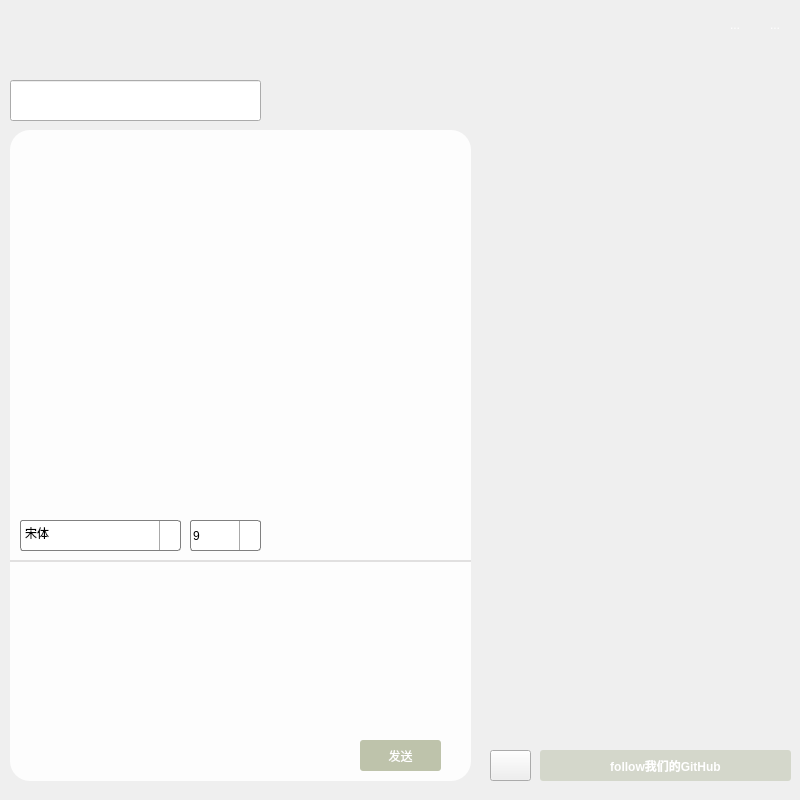
<?xml version="1.0" encoding="UTF-8"?>
<ui version="4.0">
 <class>chat</class>
 <widget class="QDialog" name="chat">
  <property name="geometry">
   <rect>
    <x>0</x>
    <y>0</y>
    <width>800</width>
    <height>800</height>
   </rect>
  </property>
  <property name="windowTitle">
   <string>Dialog</string>
  </property>
  <property name="windowIcon">
   <iconset resource="resource.qrc">
    <normaloff>:/chat/image/icon/icon_title1.png</normaloff>:/chat/image/icon/icon_title1.png</iconset>
  </property>
  <widget class="QLabel" name="WatermelonChat">
   <property name="geometry">
    <rect>
     <x>20</x>
     <y>10</y>
     <width>431</width>
     <height>61</height>
    </rect>
   </property>
   <property name="styleSheet">
    <string notr="true">border-image: url(:/chat/image/title.png);</string>
   </property>
   <property name="text">
    <string>&lt;html&gt;&lt;head/&gt;&lt;body&gt;&lt;p align=&quot;center&quot;&gt;&lt;br/&gt;&lt;/p&gt;&lt;/body&gt;&lt;/html&gt;</string>
   </property>
  </widget>
  <widget class="QLineEdit" name="label">
   <property name="geometry">
    <rect>
     <x>10</x>
     <y>80</y>
     <width>251</width>
     <height>41</height>
    </rect>
   </property>
   <property name="font">
    <font>
     <family>中国式手写风</family>
     <pointsize>12</pointsize>
     <weight>50</weight>
     <bold>false</bold>
    </font>
   </property>
   <property name="styleSheet">
    <string notr="true">border-image: url(:/chat/image/icon/background_peopleleft.png);</string>
   </property>
   <property name="text">
    <string/>
   </property>
  </widget>
  <widget class="QComboBox" name="fontSizeComboBox">
   <property name="geometry">
    <rect>
     <x>190</x>
     <y>520</y>
     <width>71</width>
     <height>31</height>
    </rect>
   </property>
   <property name="font">
    <font>
     <pointsize>9</pointsize>
    </font>
   </property>
   <property name="styleSheet">
    <string notr="true">QComboBox {
	background-color: rgb(255, 255, 255);
    border: 1px solid gray;
    border-radius: 3px;
    padding: 1px 2px 1px 2px;  /*针对于组合框中的文本内容*/
    /*min-width: 9em;   组合框的最小宽度*/
}
QComboBox::drop-down {
    subcontrol-origin: padding;
    subcontrol-position: top right;
    width: 20px;

    border-left-width: 1px;
    border-left-color: darkgray;
    border-left-style: solid; 
    border-top-right-radius: 3px; 
    border-bottom-right-radius: 3px;
}
QComboBox::down-arrow {
image: url(:/chat/image/icon/icon_menu.png);
}
QComboBox::drop-down:hover { background-color: rgb(50, 50, 50,255);}</string>
   </property>
   <property name="currentText">
    <string>9</string>
   </property>
   <item>
    <property name="text">
     <string>9</string>
    </property>
   </item>
   <item>
    <property name="text">
     <string>10</string>
    </property>
   </item>
   <item>
    <property name="text">
     <string>11</string>
    </property>
   </item>
   <item>
    <property name="text">
     <string>12</string>
    </property>
   </item>
   <item>
    <property name="text">
     <string>13</string>
    </property>
   </item>
   <item>
    <property name="text">
     <string>14</string>
    </property>
   </item>
   <item>
    <property name="text">
     <string>15</string>
    </property>
   </item>
   <item>
    <property name="text">
     <string>16</string>
    </property>
   </item>
   <item>
    <property name="text">
     <string>17</string>
    </property>
   </item>
   <item>
    <property name="text">
     <string>18</string>
    </property>
   </item>
   <item>
    <property name="text">
     <string>19</string>
    </property>
   </item>
   <item>
    <property name="text">
     <string>20</string>
    </property>
   </item>
  </widget>
  <widget class="QToolButton" name="textUnderline">
   <property name="geometry">
    <rect>
     <x>350</x>
     <y>520</y>
     <width>31</width>
     <height>31</height>
    </rect>
   </property>
   <property name="styleSheet">
    <string notr="true">QToolButton { background-color: rgb(50, 50, 50,0); border-radius: 3px; color: rgb(255, 255, 255); border-image: url(:/chat/image/icon/icon_underline.png);}
QToolButton:hover { background-color:rgba(172, 178, 148, 100)}</string>
   </property>
   <property name="text">
    <string/>
   </property>
  </widget>
  <widget class="QPushButton" name="textButton">
   <property name="geometry">
    <rect>
     <x>30</x>
     <y>730</y>
     <width>41</width>
     <height>41</height>
    </rect>
   </property>
   <property name="styleSheet">
    <string notr="true">QPushButton { background-color: rgb(50, 50, 50,0); border-radius: 6px; color: rgb(255, 255, 255); border-image: url(:/chat/image/icon/icon_.png);}
QPushButton:hover { background-color:rgba(172, 178, 148, 100)}
</string>
   </property>
   <property name="text">
    <string/>
   </property>
  </widget>
  <widget class="QLabel" name="label_2">
   <property name="geometry">
    <rect>
     <x>10</x>
     <y>701</y>
     <width>461</width>
     <height>80</height>
    </rect>
   </property>
   <property name="styleSheet">
    <string notr="true">border-bottom-left-radius:20px; 
border-bottom-right-radius:20px; 
background-color: rgb(255, 255, 255, 230);</string>
   </property>
   <property name="text">
    <string/>
   </property>
  </widget>
  <widget class="QFontComboBox" name="fontComboBox">
   <property name="geometry">
    <rect>
     <x>20</x>
     <y>520</y>
     <width>161</width>
     <height>31</height>
    </rect>
   </property>
   <property name="styleSheet">
    <string notr="true">QComboBox {
	background-color: rgb(255, 255, 255);
    border: 1px solid gray;
    border-radius: 3px;
    padding: 1px 2px 1px 2px;  /*针对于组合框中的文本内容*/
    /*min-width: 9em;   组合框的最小宽度*/
}
QComboBox::drop-down {
    subcontrol-origin: padding;
    subcontrol-position: top right;
    width: 20px;

    border-left-width: 1px;
    border-left-color: darkgray;
    border-left-style: solid; 
    border-top-right-radius: 3px; 
    border-bottom-right-radius: 3px;
}
QComboBox::down-arrow {
	image: url(:/chat/image/icon/icon_menu.png);
}
QComboBox::drop-down:hover { background-color: rgb(50, 50, 50,255);}</string>
   </property>
   <property name="currentText">
    <string>宋体</string>
   </property>
  </widget>
  <widget class="QPushButton" name="imageButton">
   <property name="geometry">
    <rect>
     <x>230</x>
     <y>730</y>
     <width>41</width>
     <height>41</height>
    </rect>
   </property>
   <property name="styleSheet">
    <string notr="true">QPushButton { background-color: rgb(50, 50, 50,0); border-radius: 6px; color: rgb(255, 255, 255); border-image: url(:/chat/image/icon/icon_pic.png);}
QPushButton:hover { background-color:rgba(172, 178, 148, 100)}</string>
   </property>
   <property name="text">
    <string/>
   </property>
  </widget>
  <widget class="QPushButton" name="SendButton">
   <property name="geometry">
    <rect>
     <x>360</x>
     <y>740</y>
     <width>81</width>
     <height>31</height>
    </rect>
   </property>
   <property name="minimumSize">
    <size>
     <width>60</width>
     <height>25</height>
    </size>
   </property>
   <property name="maximumSize">
    <size>
     <width>103</width>
     <height>41</height>
    </size>
   </property>
   <property name="styleSheet">
    <string notr="true">QPushButton { background-color: rgb(172, 178, 148,200); border-radius: 3px; color: rgb(255, 255, 255); }
 QPushButton:hover { background-color: rgb(172, 178, 148,255);}
</string>
   </property>
   <property name="text">
    <string>发送</string>
   </property>
  </widget>
  <widget class="QTextEdit" name="textEditWrite">
   <property name="geometry">
    <rect>
     <x>10</x>
     <y>560</y>
     <width>461</width>
     <height>141</height>
    </rect>
   </property>
   <property name="styleSheet">
    <string notr="true">border-top-left-radius:0px; 
border-top-right-radius:0px;
background-color: rgb(255, 255, 255,230);
border-top:2px solid #e1e0e0;</string>
   </property>
  </widget>
  <widget class="QTextEdit" name="textEditRead">
   <property name="geometry">
    <rect>
     <x>10</x>
     <y>130</y>
     <width>461</width>
     <height>431</height>
    </rect>
   </property>
   <property name="styleSheet">
    <string notr="true">background-color: rgb(255, 255, 255, 230);
border-top-left-radius:20px; 
border-top-right-radius:20px;</string>
   </property>
   <property name="readOnly">
    <bool>true</bool>
   </property>
  </widget>
  <widget class="QPushButton" name="save">
   <property name="geometry">
    <rect>
     <x>300</x>
     <y>730</y>
     <width>41</width>
     <height>41</height>
    </rect>
   </property>
   <property name="styleSheet">
    <string notr="true">QPushButton { background-color: rgb(50, 50, 50,0); border-radius: 6px; color: rgb(255, 255, 255); border-image: url(:/chat/image/icon/icon_download.png);}
QPushButton:hover { background-color:rgba(172, 178, 148, 100)}</string>
   </property>
   <property name="text">
    <string/>
   </property>
  </widget>
  <widget class="QToolButton" name="textcolor">
   <property name="geometry">
    <rect>
     <x>430</x>
     <y>520</y>
     <width>31</width>
     <height>31</height>
    </rect>
   </property>
   <property name="styleSheet">
    <string notr="true">QToolButton { background-color: rgb(50, 50, 50,0); border-radius: 3px; color: rgb(255, 255, 255); border-image: url(:/chat/image/icon/icon_color.png);}
QToolButton:hover { background-color:rgba(172, 178, 148, 100)}</string>
   </property>
   <property name="text">
    <string/>
   </property>
  </widget>
  <widget class="QToolButton" name="clear">
   <property name="geometry">
    <rect>
     <x>390</x>
     <y>520</y>
     <width>31</width>
     <height>31</height>
    </rect>
   </property>
   <property name="styleSheet">
    <string notr="true">QToolButton { background-color: rgb(50, 50, 50,0); border-radius: 3px; color: rgb(255, 255, 255);border-image: url(:/chat/image/icon/icon_del.png); }
QToolButton:hover { background-color:rgba(172, 178, 148, 100)}</string>
   </property>
   <property name="text">
    <string/>
   </property>
  </widget>
  <widget class="QPushButton" name="voiceButton">
   <property name="geometry">
    <rect>
     <x>90</x>
     <y>730</y>
     <width>31</width>
     <height>41</height>
    </rect>
   </property>
   <property name="styleSheet">
    <string notr="true">QPushButton { background-color: rgb(50, 50, 50,0); border-radius: 6px; color: rgb(255, 255, 255); border-image: url(:/chat/image/icon/icon_novoice.png);}
QPushButton:hover { background-color:rgba(172, 178, 148, 100)}</string>
   </property>
   <property name="text">
    <string/>
   </property>
  </widget>
  <widget class="QToolButton" name="textitalic">
   <property name="geometry">
    <rect>
     <x>310</x>
     <y>520</y>
     <width>31</width>
     <height>31</height>
    </rect>
   </property>
   <property name="styleSheet">
    <string notr="true">QToolButton { background-color: rgb(50, 50, 50,0); border-radius: 3px; color: rgb(255, 255, 255); border-image: url(:/chat/image/icon/icon_italic.png);}
QToolButton:hover { background-color:rgba(172, 178, 148, 100)}
</string>
   </property>
   <property name="text">
    <string/>
   </property>
  </widget>
  <widget class="QPushButton" name="sendfile">
   <property name="geometry">
    <rect>
     <x>150</x>
     <y>730</y>
     <width>41</width>
     <height>41</height>
    </rect>
   </property>
   <property name="styleSheet">
    <string notr="true">QPushButton { background-color: rgb(50, 50, 50,0); border-radius: 6px; color: rgb(255, 255, 255); border-image: url(:/chat/image/icon/icon_file.png);}
QPushButton:hover { background-color:rgba(172, 178, 148, 100)}</string>
   </property>
   <property name="text">
    <string/>
   </property>
  </widget>
  <widget class="QToolButton" name="textbold">
   <property name="geometry">
    <rect>
     <x>270</x>
     <y>520</y>
     <width>31</width>
     <height>31</height>
    </rect>
   </property>
   <property name="styleSheet">
    <string notr="true">QToolButton { background-color: rgb(50, 50, 50,0); border-radius: 3px; color: rgb(255, 255, 255); border-image: url(:/chat/image/icon/icon_bold.png);}
QToolButton:hover { background-color:rgba(172, 178, 148, 100)}</string>
   </property>
   <property name="text">
    <string/>
   </property>
  </widget>
  <widget class="QPushButton" name="gameButton">
   <property name="geometry">
    <rect>
     <x>490</x>
     <y>750</y>
     <width>41</width>
     <height>31</height>
    </rect>
   </property>
   <property name="styleSheet">
    <string notr="true">border-image: url(:/chat/image/icon/icon_game.png);</string>
   </property>
   <property name="text">
    <string/>
   </property>
  </widget>
  <widget class="QToolButton" name="hideButton">
   <property name="geometry">
    <rect>
     <x>720</x>
     <y>10</y>
     <width>30</width>
     <height>30</height>
    </rect>
   </property>
   <property name="minimumSize">
    <size>
     <width>30</width>
     <height>30</height>
    </size>
   </property>
   <property name="maximumSize">
    <size>
     <width>30</width>
     <height>30</height>
    </size>
   </property>
   <property name="toolTip">
    <string>最小化</string>
   </property>
   <property name="styleSheet">
    <string notr="true">QToolButton { background-color: rgb(50, 50, 50,0); border-radius: 3px; color: rgb(255, 255, 255); }
QToolButton:hover { background-color: rgb(172, 178, 148);}</string>
   </property>
   <property name="text">
    <string>...</string>
   </property>
   <property name="icon">
    <iconset resource="resource.qrc">
     <normaloff>:/chat/image/icon/icon_hide.png</normaloff>:/chat/image/icon/icon_hide.png</iconset>
   </property>
  </widget>
  <widget class="QToolButton" name="closeButton">
   <property name="geometry">
    <rect>
     <x>760</x>
     <y>10</y>
     <width>30</width>
     <height>30</height>
    </rect>
   </property>
   <property name="minimumSize">
    <size>
     <width>30</width>
     <height>30</height>
    </size>
   </property>
   <property name="maximumSize">
    <size>
     <width>30</width>
     <height>30</height>
    </size>
   </property>
   <property name="toolTip">
    <string>关闭</string>
   </property>
   <property name="styleSheet">
    <string notr="true">QToolButton { background-color: rgb(50, 50, 50,0); border-radius: 3px; color: rgb(255, 255, 255); }
QToolButton:hover { background-color: rgb(172, 178, 148);}</string>
   </property>
   <property name="text">
    <string>...</string>
   </property>
   <property name="icon">
    <iconset resource="resource.qrc">
     <normaloff>:/chat/image/icon/icon_close.png</normaloff>:/chat/image/icon/icon_close.png</iconset>
   </property>
  </widget>
  <widget class="QPushButton" name="webButton">
   <property name="geometry">
    <rect>
     <x>540</x>
     <y>750</y>
     <width>251</width>
     <height>31</height>
    </rect>
   </property>
   <property name="minimumSize">
    <size>
     <width>60</width>
     <height>25</height>
    </size>
   </property>
   <property name="maximumSize">
    <size>
     <width>300</width>
     <height>50</height>
    </size>
   </property>
   <property name="font">
    <font>
     <weight>75</weight>
     <bold>true</bold>
    </font>
   </property>
   <property name="styleSheet">
    <string notr="true">QPushButton { background-color: rgb(172, 178, 148,100); border-radius: 3px; color: rgb(255, 255, 255); }
 QPushButton:hover { background-color: rgb(172, 178, 148,150);}
</string>
   </property>
   <property name="text">
    <string>follow我们的GitHub</string>
   </property>
  </widget>
  <widget class="QStackedWidget" name="stackedWidget">
   <property name="geometry">
    <rect>
     <x>-1</x>
     <y>0</y>
     <width>801</width>
     <height>801</height>
    </rect>
   </property>
   <widget class="QWidget" name="page">
    <widget class="QWidget" name="widget" native="true">
     <property name="geometry">
      <rect>
       <x>480</x>
       <y>50</y>
       <width>311</width>
       <height>651</height>
      </rect>
     </property>
     <property name="styleSheet">
      <string notr="true">border-image: url(:/chat/image/chatBackground1.png);</string>
     </property>
    </widget>
   </widget>
   <widget class="QWidget" name="page_2"/>
  </widget>
  <zorder>stackedWidget</zorder>
  <zorder>label_2</zorder>
  <zorder>textEditRead</zorder>
  <zorder>WatermelonChat</zorder>
  <zorder>label</zorder>
  <zorder>fontSizeComboBox</zorder>
  <zorder>textUnderline</zorder>
  <zorder>textButton</zorder>
  <zorder>fontComboBox</zorder>
  <zorder>imageButton</zorder>
  <zorder>SendButton</zorder>
  <zorder>textEditWrite</zorder>
  <zorder>save</zorder>
  <zorder>textcolor</zorder>
  <zorder>clear</zorder>
  <zorder>voiceButton</zorder>
  <zorder>textitalic</zorder>
  <zorder>sendfile</zorder>
  <zorder>textbold</zorder>
  <zorder>gameButton</zorder>
  <zorder>hideButton</zorder>
  <zorder>closeButton</zorder>
  <zorder>webButton</zorder>
 </widget>
 <resources>
  <include location="resource.qrc"/>
 </resources>
 <connections/>
</ui>
